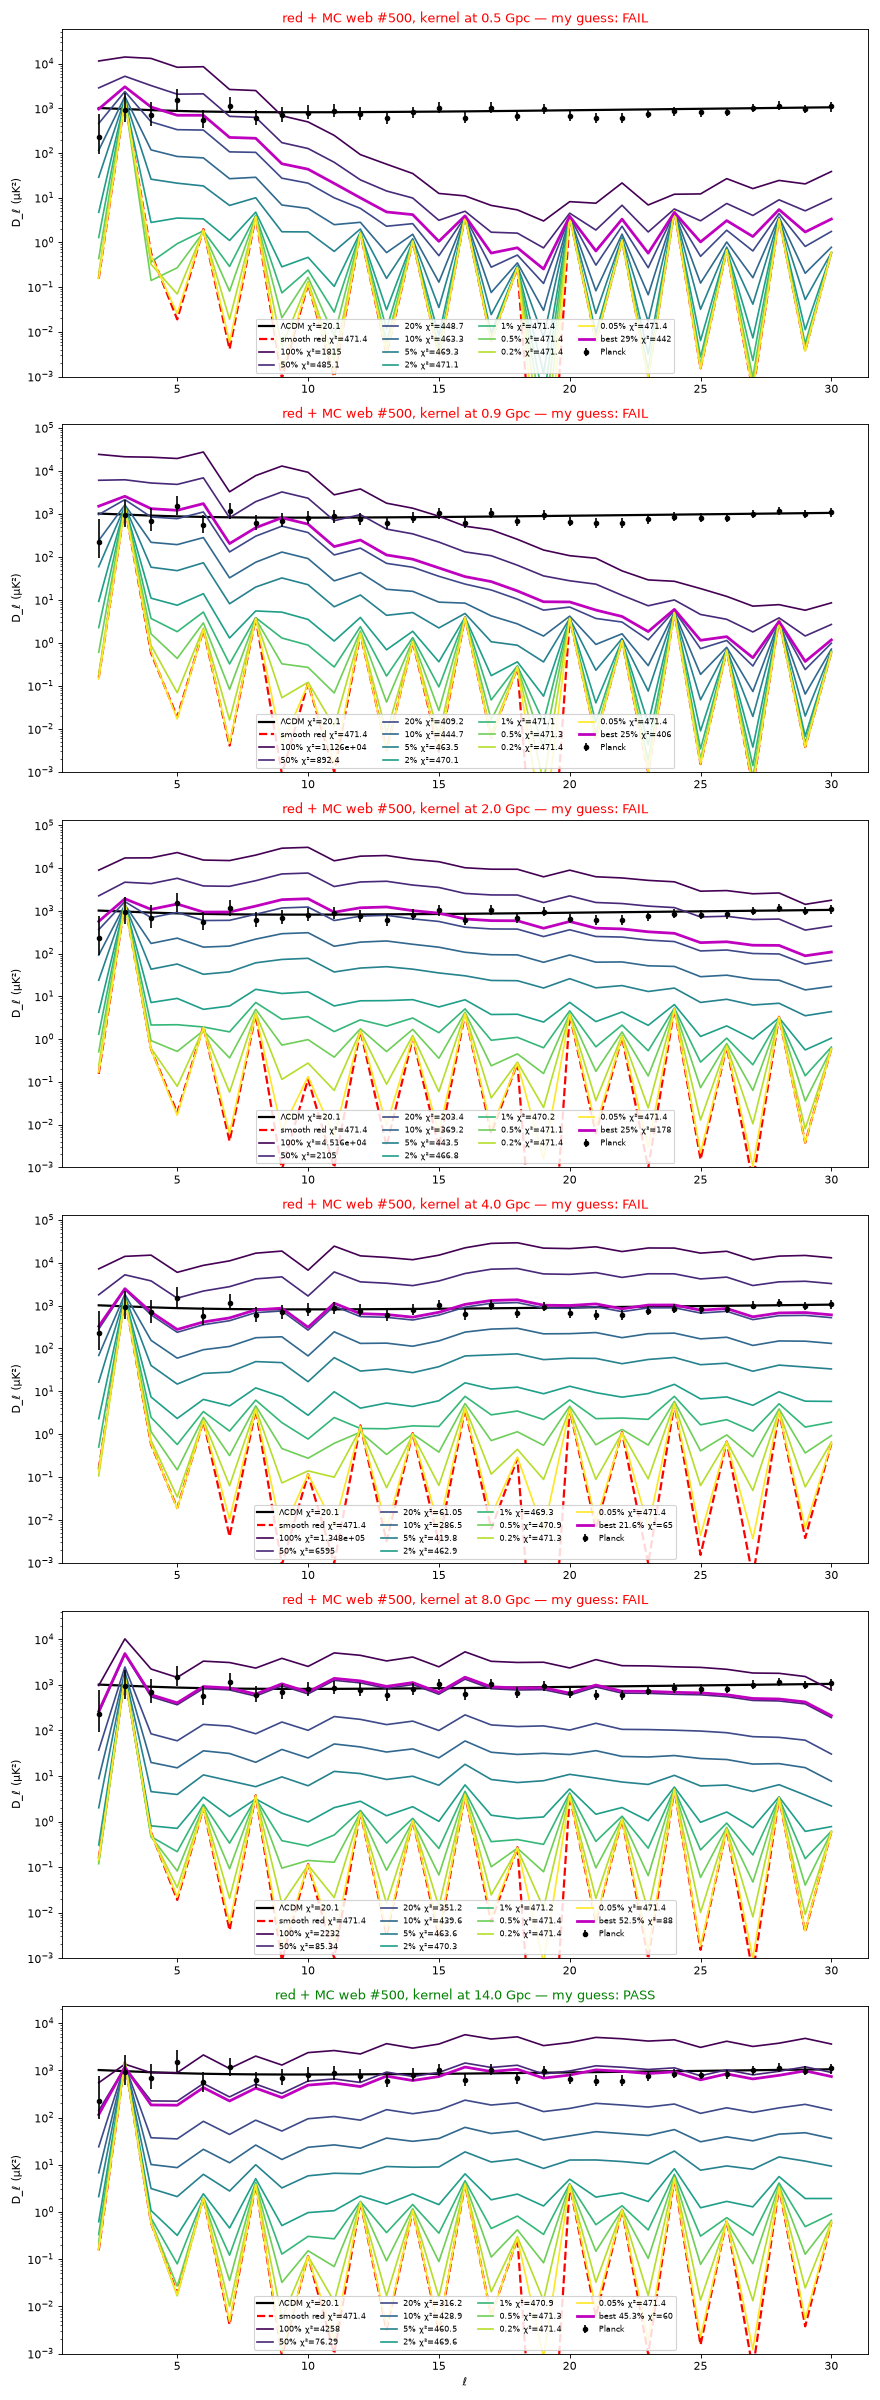

Recreate this plot in Python.
# AUTO-WRAP generator for mc500_ladder.png
"""mc500_ladder.png -- generating script (placed beside the PNG per the every-PNG-has-its-.py rule).

Provenance: realweb/mc/mc_samples.py (12 random MC webs, rng seed 99)
Embedded source: /workspace/coepdf/run_out/run9/realweb/mc/mc_samples.py  (verbatim below, unmodified)
Run:  python3 mc500_ladder.py   -> writes mc500_ladder_regen.png beside this file (the original PNG is never overwritten).
The embedded code runs with cwd = /workspace/coepdf/run_out/run9/realweb/mc so its input files resolve; any other files it
tries to write are diverted to a scratch dir.
"""
import os, sys, builtins, tempfile
HERE = os.path.dirname(os.path.abspath(__file__))
OUT = os.path.join(HERE, 'mc500_ladder' + '_regen.png')
SRC_CWD = '/workspace/coepdf/run_out/run9/realweb/mc'
MATCH = ['mc500_ladder.png']       # basename(s) the source saves this figure under
SCRATCH = tempfile.mkdtemp(prefix='regen_mc500_ladder_')
import matplotlib; matplotlib.use('Agg')
import matplotlib.figure as _mf
_orig_open = builtins.open
def _divert(p):
    p = os.fspath(p)
    if os.path.abspath(p) == OUT: return p
    return os.path.join(SCRATCH, os.path.basename(p))
def _open(file, mode='r', *a, **k):
    if isinstance(file, (str, bytes, os.PathLike)) and any(c in mode for c in 'wax+'):
        file = _divert(file)
    return _orig_open(file, mode, *a, **k)
builtins.open = _open
_orig_save = _mf.Figure.savefig
def _savefig(self, fname, *a, **k):
    if isinstance(fname, (str, os.PathLike)):
        b = os.path.basename(os.fspath(fname))
        fname = OUT if b in MATCH else os.path.join(SCRATCH, b)
    return _orig_save(self, fname, *a, **k)
_mf.Figure.savefig = _savefig
try:
    from PIL import Image as _I
    _ois = _I.Image.save
    def _isave(self, fp, *a, **k):
        if isinstance(fp, (str, os.PathLike)):
            b = os.path.basename(os.fspath(fp)); fp = OUT if (b in MATCH or os.path.abspath(os.fspath(fp)) == OUT) else os.path.join(SCRATCH, b)
        return _ois(self, fp, *a, **k)
    _I.Image.save = _isave
except Exception: pass
os.chdir(SRC_CWD); sys.path.insert(0, SRC_CWD)
sys.argv = ['/workspace/coepdf/run_out/run9/realweb/mc/mc_samples.py'] + []

SOURCE = 'import numpy as np,json,matplotlib;matplotlib.use(\'Agg\');import matplotlib.pyplot as plt\nexec(open(\'/workspace/redweb2/realweb/analyze.py\').read().split(\'O=\')[0])\nS=np.load(\'mc_sky.npy\',mmap_mode=\'r\');sm=np.load(\'/workspace/redweb2/sm_red.npy\');RS=[0.5,0.9,2.0,4.0,8.0,14.0]\nt=np.loadtxt(\'/workspace/joint/lcdm.txt\');l=np.arange(2,31);Lt=np.interp(l,t[:,0],t[:,1])\nE=[1,.5,.2,.1,.05,.02,.01,.005,.002,.0005];G=np.logspace(-3.5,0.3,60)\nks=np.random.default_rng(99).choice(len(S),12,replace=False);out={}\nfor k in ks:\n  k=int(k);fig,ax=plt.subplots(6,1,figsize=(11,30));out[k]={}\n  for a,iR,R in zip(ax,range(6),RS):\n    sk=np.array(S[k][iR]);cs=[chi(Dl(sm+e*sk)) for e in G];eb=G[int(np.argmin(cs))];cb=min(cs)\n    Db=Dl(sm+eb*sk)[2:31];y=Db[2:];slope=np.polyfit(l[2:],np.log(y),1)[0];over=Db[:3].max()/Pl[:3,1].max()\n    ok=cb<=100 and abs(slope)<0.05 and over<2.5\n    out[k][R]=dict(best_e=float(eb),chi2=float(cb),slope=float(slope),lowl_over=float(over),guess=\'PASS\' if ok else \'FAIL\')\n    a.plot(l,Lt,\'k-\',lw=2,label=\'ΛCDM χ²=20.1\');D0=Dl(sm);a.plot(l,D0[2:31],\'r--\',lw=2,label=f\'smooth red χ²={chi(D0):.1f}\')\n    for j,e in enumerate(E):\n      D=Dl(sm+e*sk);a.plot(l,D[2:31],color=plt.cm.viridis(j/9),label=f\'{e*100:g}% χ²={chi(D):.4g}\')\n    a.plot(l,Db,\'m-\',lw=2.5,label=f\'best {eb*100:.3g}% χ²={cb:.0f}\')\n    a.errorbar(Pl[:,0],Pl[:,1],yerr=[Pl[:,2],Pl[:,3]],fmt=\'o\',color=\'k\',ms=4,label=\'Planck\')\n    a.set_yscale(\'log\');a.set_ylim(1e-3,None);a.set_ylabel(\'D_ℓ (μK²)\')\n    a.set_title(f\'red + MC web #{k}, kernel at {R} Gpc — my guess: {out[k][R]["guess"]}\',color=\'g\' if ok else \'r\')\n    a.legend(loc=\'lower center\',ncol=4,fontsize=7,framealpha=.85)\n  ax[-1].set_xlabel(\'ℓ\');plt.tight_layout();plt.savefig(f\'samples/mc{k}_ladder.png\',dpi=80);plt.close()\njson.dump(out,open(\'samples/guesses.json\',\'w\'),indent=1)\nfor k in out:print(k,{R:(v[\'guess\'],round(v[\'chi2\']),f"{v[\'best_e\']*100:.3g}%") for R,v in out[k].items()})\n'
exec(compile(SOURCE, '/workspace/coepdf/run_out/run9/realweb/mc/mc_samples.py', 'exec'), {'__name__': '__main__', '__file__': '/workspace/coepdf/run_out/run9/realweb/mc/mc_samples.py'})
print('wrote', OUT if os.path.exists(OUT) else '(no matching figure produced)')
